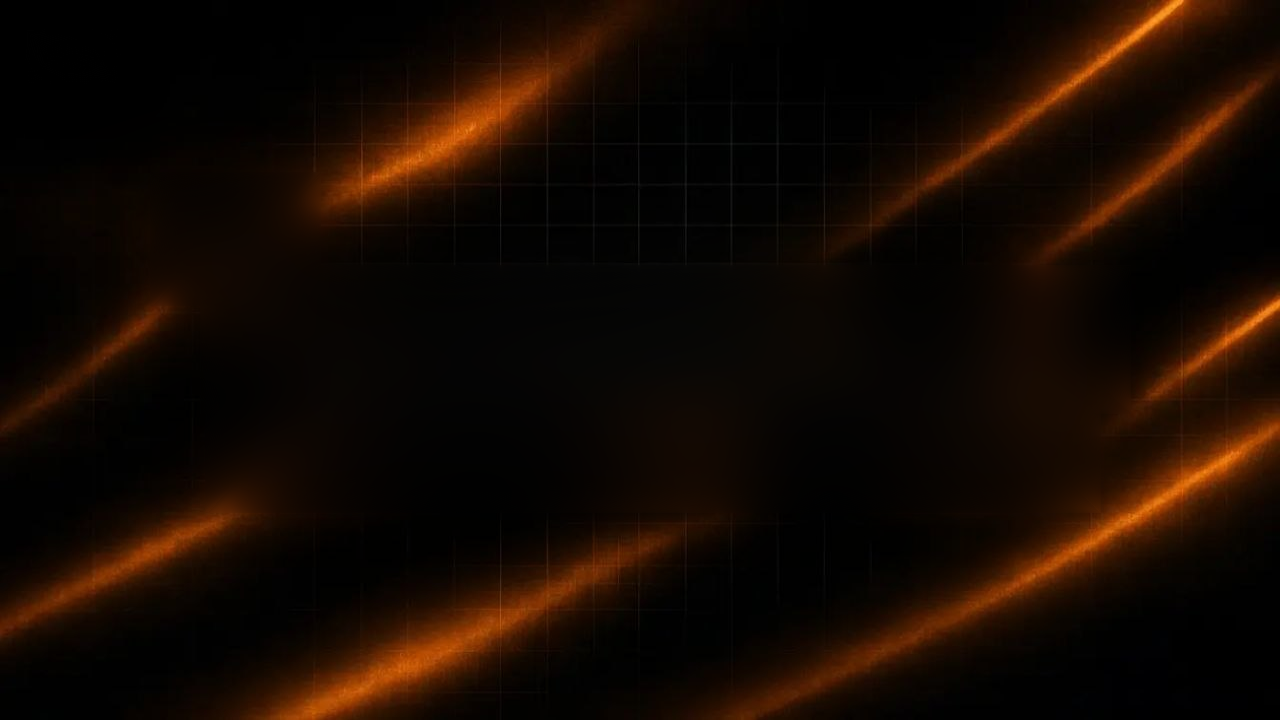
#> input picture assets/cover/bg_base.png, 1280 x 720 px
$ python cover.py --line1 ../assets/cover/bg_base.png --line2 ../assets/cover/bg_base.png --out out.png
#> lines starting #> are read from the running program, lines starting #| are printed output that depends on the picture; after the words box and inside, x2 and y2 are one past the last pixel; in counts of white or black regions, pixels touching at a corner belong together
#!/usr/bin/env python3
"""Обложка к посту Telegram-канала Forge Media в едином стиле (правила: знания/обложки.md).

Шаблон один и тот же: фон с обложки «3 функции» (оранжевые полосы, сетка), логотип FM слева сверху,
заголовок в две строки (белая + оранжевая), тёмная плашка с подписью, эмодзи Apple как 3D-предметы.
Меняются только тексты и эмодзи.

Пример:
  python3 scripts/cover.py --out посты/2026-11-30_обложка.jpg \
      --line1 "УЮТНЫЕ ЗИМНИЕ" --line2 "ИСТОРИИ" --plate "тренд |ДЕКАБРЯ" \
      --emoji coffee:1120:420:230 --emoji snowflake:1150:140:110:15 \
      --emoji snowflake:120:610:120:-10 --emoji snowflake:1060:615:80:25

--plate: «белая часть |оранжевая часть». --emoji (или --obj): имя:x:y:высота[:угол]. Сначала ищется 3D-объект
в assets/cover/objects/ (кубок, монета F, кнопка YouTube…), потом эмодзи Apple в assets/cover/emoji/.
Строгость: 1 главный предмет, максимум ещё 1 мелкий (знания/обложки.md).
"""
import argparse
from pathlib import Path

from PIL import Image, ImageChops, ImageDraw, ImageFilter, ImageFont

ROOT = Path(__file__).resolve().parent.parent
A = ROOT / 'assets'
W, H = 1280, 720
F_TITLE = str(A / 'fonts/Montserrat_900Black_full.ttf')
SQUEEZE = 0.74                      # сужение заголовка по ширине, как в эталоне
WHITE, ORANGE = (255, 255, 255), (255, 140, 30)
ORANGE_TOP, ORANGE_BOT = (255, 176, 64), (255, 92, 0)


def grad(size, top, bot):
    w, h = size
    g = Image.new('RGB', (1, h))
    for y in range(h):
        k = y / max(h - 1, 1)
        g.putpixel((0, y), tuple(int(top[i] + (bot[i] - top[i]) * k) for i in range(3)))
    return g.resize((w, h))


def background():
    bg = Image.open(A / 'cover/bg_base.png').convert('RGB')
    grid = Image.new('L', (W, H), 0)
    d = ImageDraw.Draw(grid)
    for x in range(-10, W, 46):
        d.line([(x, 0), (x, H)], fill=255)
    for y in range(-10, H, 46):
        d.line([(0, y), (W, y)], fill=255)
    fade = Image.new('L', (W, H), 0)
    ImageDraw.Draw(fade).ellipse([150, 60, 1130, 660], fill=255)
    grid = ImageChops.multiply(grid, fade.filter(ImageFilter.GaussianBlur(90))).point(lambda v: int(v * 0.10))
    bg.paste((90, 80, 75), (0, 0), grid)
    noise = Image.effect_noise((W, H), 14).convert('RGB')
    return Image.blend(bg, ImageChops.add(bg, noise, scale=8), 0.4)


# [22 lines left out: functions find_item, emoji, not called in this run]


def text_layer(text, size, top, bot):
    f = ImageFont.truetype(F_TITLE, size)
    l, t, r, b = f.getbbox(text)
    w, h = r - l + 20, b - t + 20
    mask = Image.new('L', (w, h), 0)
    ImageDraw.Draw(mask).text((10 - l, 10 - t), text, font=f, fill=255)
    mask = mask.resize((int(w * SQUEEZE), h), Image.LANCZOS)
    return grad(mask.size, top, bot), mask


def paste_title(img, col, mask, cx, y, glow):
    x = int(cx - mask.width / 2)
    sh = Image.new('L', img.size, 0)
    sh.paste(mask, (x + 4, y + 8))
    img.paste((0, 0, 0), (0, 0), sh.filter(ImageFilter.GaussianBlur(10)).point(lambda v: int(v * 0.85)))
    if glow:  # лёгкое тёплое свечение только у оранжевой строки
        gl = Image.new('L', img.size, 0)
        gl.paste(mask, (x, y))
        img.paste((255, 110, 10), (0, 0), gl.filter(ImageFilter.GaussianBlur(26)).point(lambda v: int(v * 0.22)))
    img.paste(col, (x, y), mask)


def fit_size(text, max_w, start=200):  # 200 — потолок, чтобы короткие слова не были огромными
    s = start
    while s > 40:
        l, _, r, _ = ImageFont.truetype(F_TITLE, s).getbbox(text)
        if (r - l) * SQUEEZE <= max_w:
            return s
        s -= 4
    return s


# [18 lines left out: function plate, not called in this run]


def make(line1, line2, plate_text, objects, out):
    img = background()
#> in background, bg is the input picture: PIL image 1280x720 RGB; mean R, G, B 21.7, 9.4, 1.6
#> in background, `grid = Image.new('L', (W, H), 0)`: grid: PIL image 1280x720 L; every value is 0
#> in background, `ImageDraw.Draw(fade).ellipse([150, 60, 1130, 660], fill=255)`:
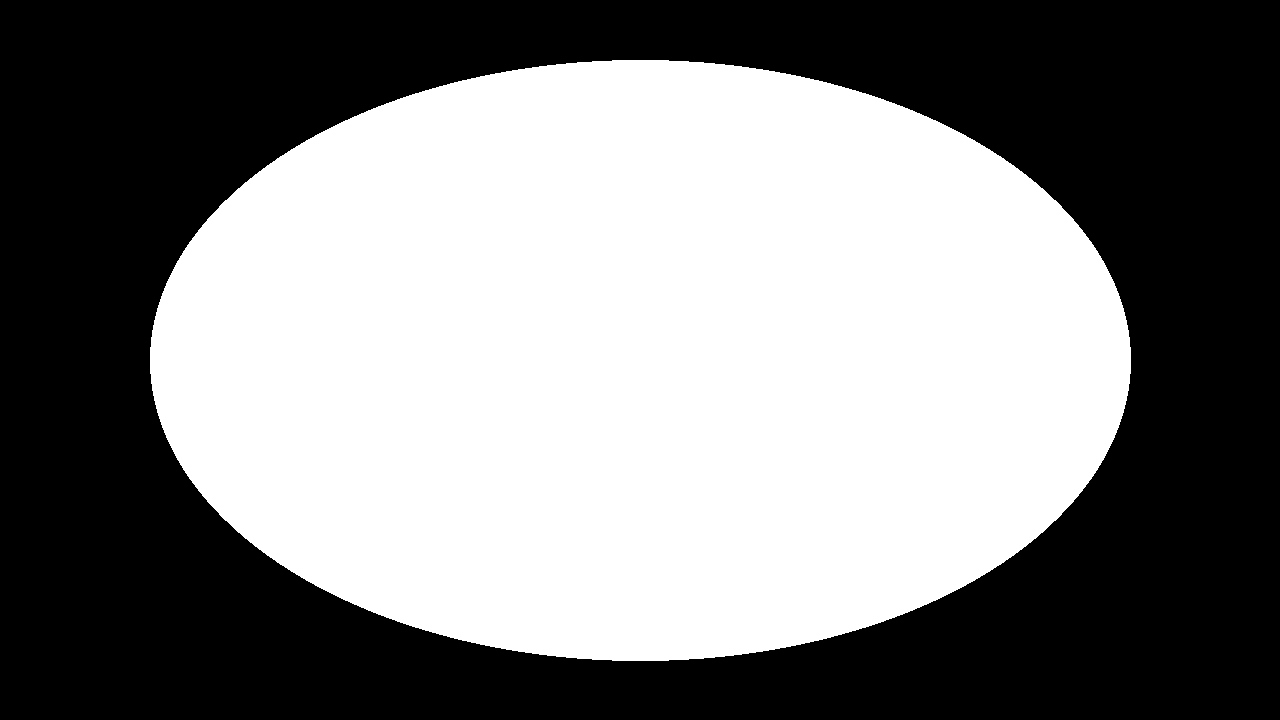
#> fade: PIL image 1280x720 L; 50.2% white; 1 black region, box (x1, y1, x2, y2) and area: (0, 0, 1280, 720) 458619
#> in background, `noise = Image.effect_noise((W, H), 14).convert('RGB')`:
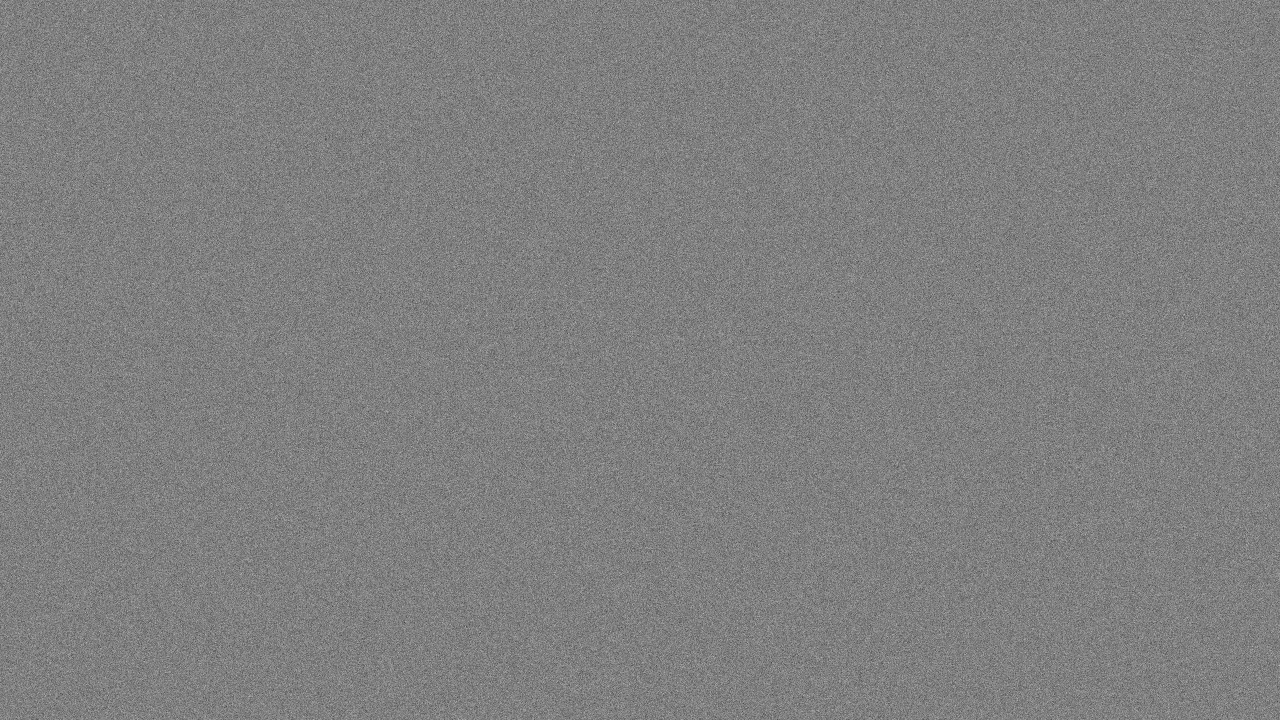
#> noise: PIL image 1280x720 RGB; min 62, max 193, mean 127.5
    for o in objects:
        emoji(img, *o)
    # крупный предмет справа → заголовок левее и не заходит на предмет
    left = W
    for o in objects:
        if o[1] > 900 and o[3] >= 180:
            im = Image.open(find_item(o[0]))
            im = im.crop(im.getchannel('A').point(lambda v: 255 if v > 8 else 0).getbbox() or (0, 0, im.width, im.height))
            left = min(left, o[1] - im.width * o[3] / im.height / 2)
    if left < W:
        cx = int((40 + left) / 2); max_w = int(left - 40 - 50)
    else:
        max_w, cx = 1000, W // 2
    s = min(fit_size(line1, max_w), fit_size(line2, max_w))
    c1, m1 = text_layer(line1, s, (255, 255, 255), (205, 205, 205))
#> in text_layer, `mask = Image.new('L', (w, h), 0)`: mask: PIL image 1362x116 L; every value is 0
#> in text_layer, `ImageDraw.Draw(mask).text((10 - l, 10 - t), text, font=f, fill=255)`:
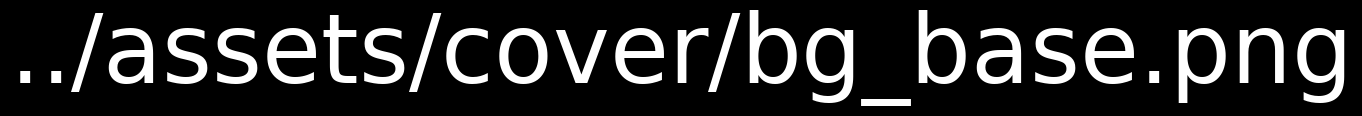
#> mask: PIL image 1362x116 L; min 0, max 255, mean 41.9
#> in text_layer, `mask = mask.resize((int(w * SQUEEZE), h), Image.LANCZOS)`:
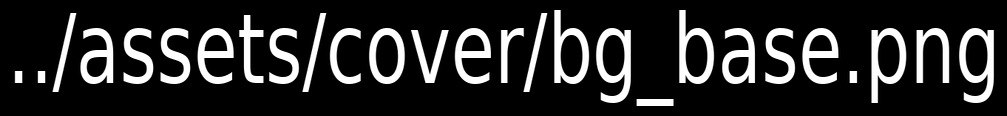
#> mask: PIL image 1007x116 L; min 0, max 255, mean 41.8
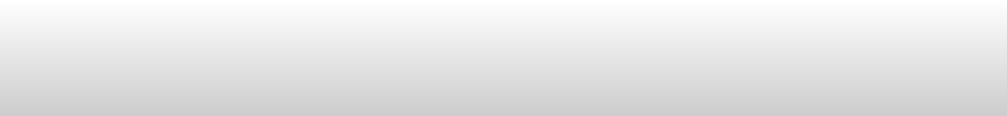
#> c1: PIL image 1007x116 RGB; min 205, max 255, mean 229.5
    c2, m2 = text_layer(line2, s, ORANGE_TOP, ORANGE_BOT)
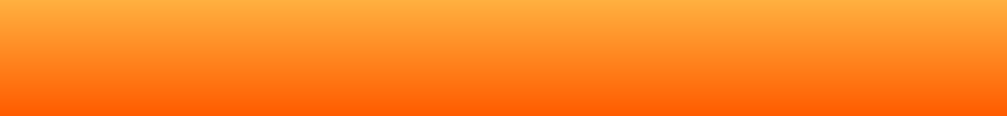
#> c2: PIL image 1007x116 RGB; mean R, G, B 255, 133.5, 31.5
    gap = -int(s * 0.16)
    y1 = int((H - (m1.height + m2.height + gap + 115)) / 2) + 10
#> y1 = 204
    paste_title(img, c1, m1, cx, y1, False)
    paste_title(img, c2, m2, cx, y1 + m1.height + gap, True)
#> call 2 of paste_title, with cx = 640, y = 305, glow = True
#> in paste_title (call 2), `img.paste(col, (x, y), mask)`:
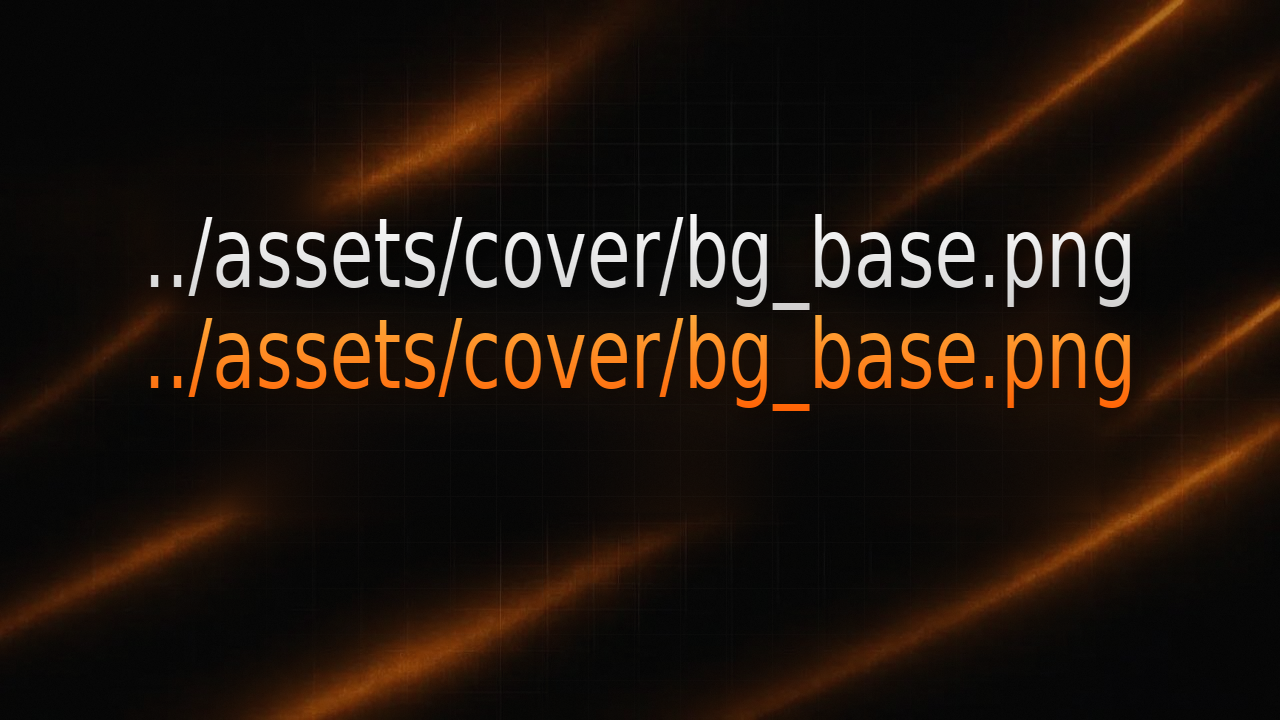
#> img: PIL image 1280x720 RGB; mean R, G, B 30, 19.2, 11.9
    if plate_text:
        white, _, orange = plate_text.partition('|')
        plate(img, white, orange, cx, y1 + m1.height + m2.height + gap + 70)
#> (the run stopped early here; a loop or call above may not have finished)

$ run again, with посты/2026-11-30_обложка.jpg saved as assets/cover/bg_base.png
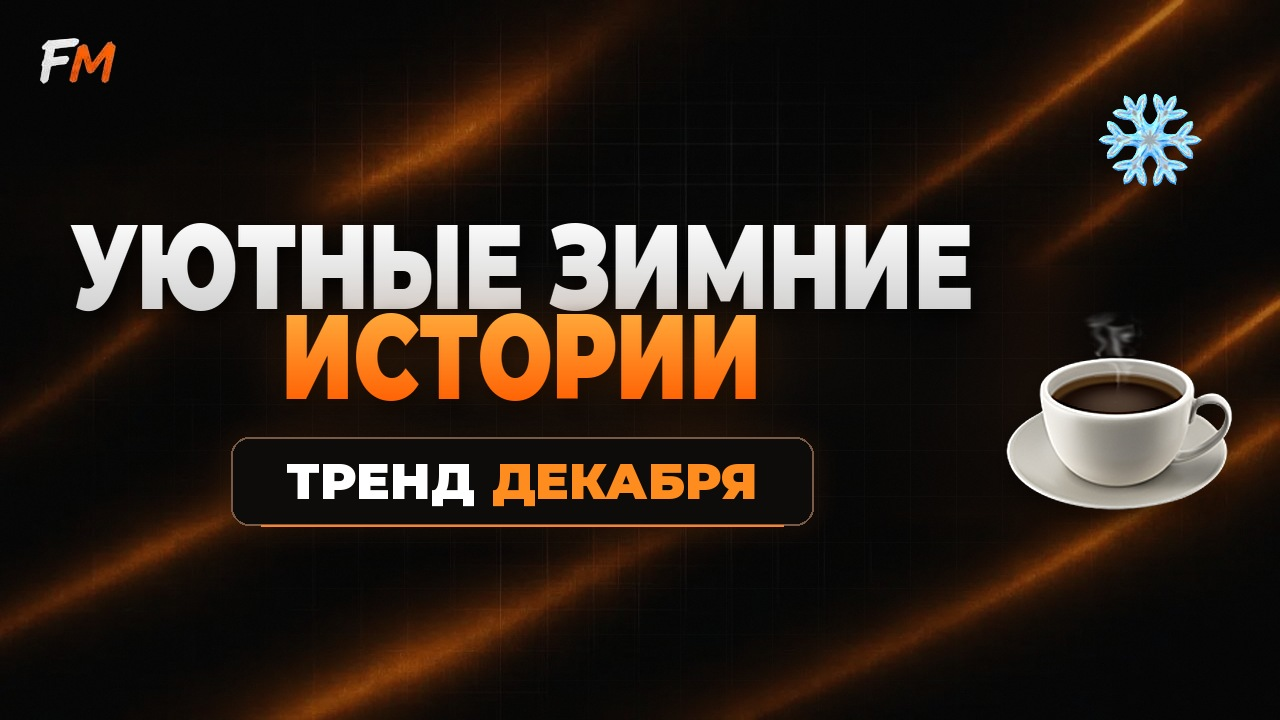
#> input picture посты/2026-11-30_обложка.jpg, 1280 x 720 px
#> in background, bg is the input picture: PIL image 1280x720 RGB; mean R, G, B 46.1, 34.4, 25.6
#> fade: PIL image 1280x720 L; 50.2% white; 1 black region, box (x1, y1, x2, y2) and area: (0, 0, 1280, 720) 458619
#> in background, `return Image.blend(bg, ImageChops.add(bg, noise, scale=8), 0.4)`:
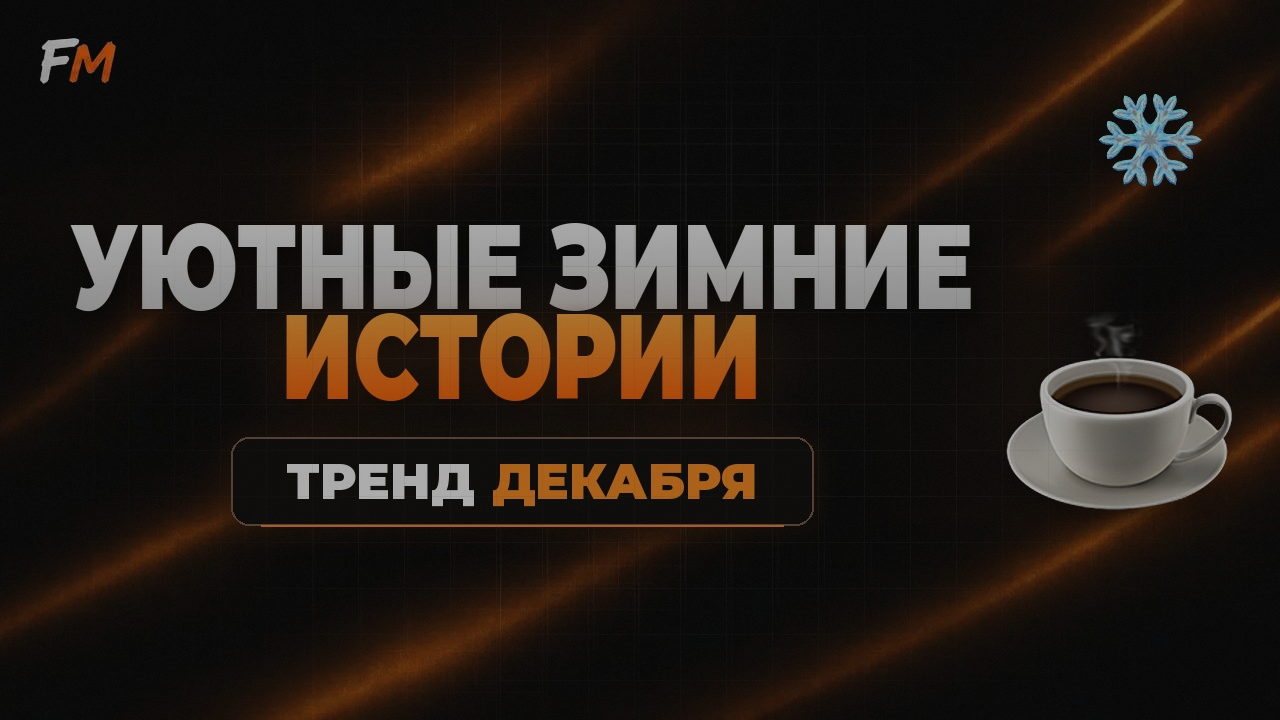
#> returned value: PIL image 1280x720 RGB; mean R, G, B 35.8, 28.2, 22.5
#> in paste_title (call 2), `img.paste(col, (x, y), mask)`:
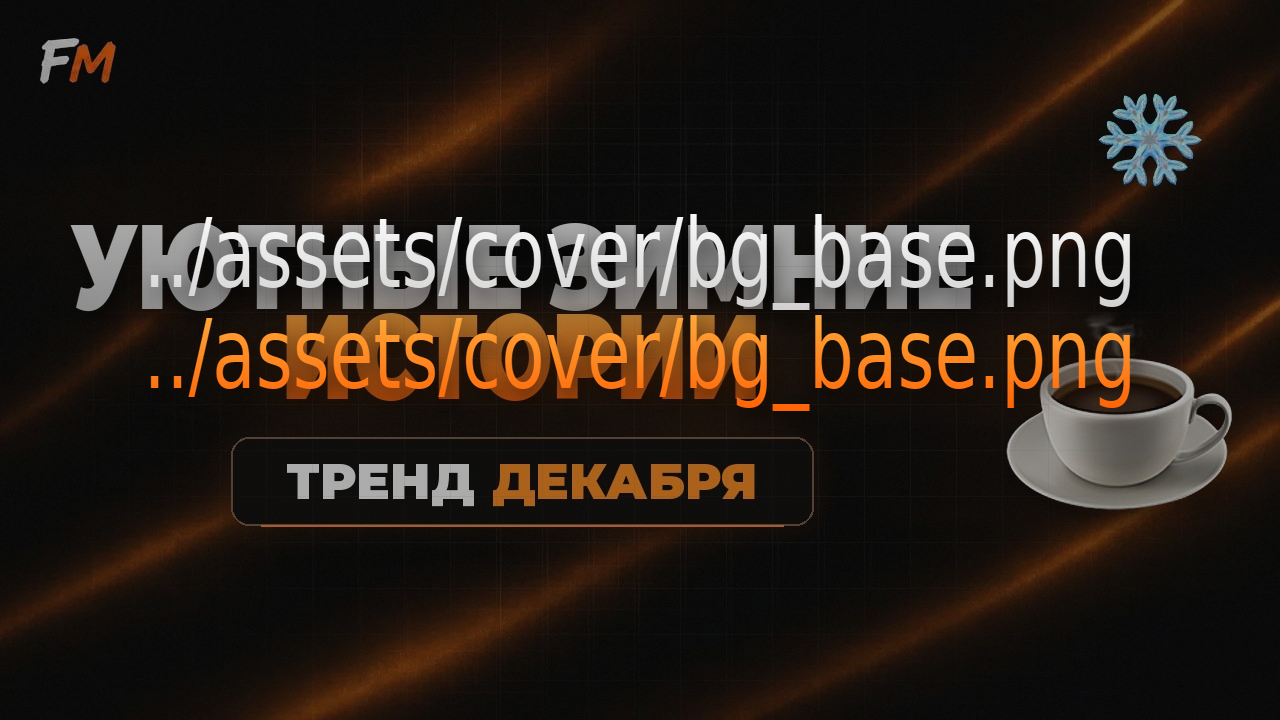
#> img: PIL image 1280x720 RGB; mean R, G, B 41.4, 31.8, 24.5
